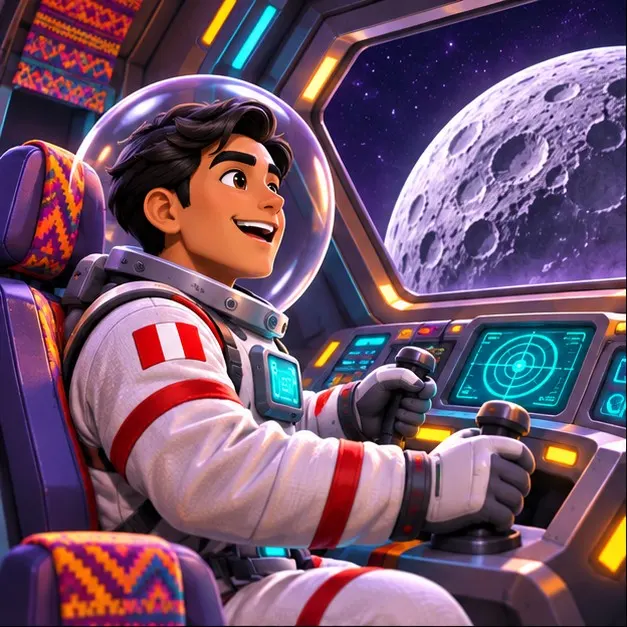
#> input picture tools/ia-originales/historia/cuadro-01.webp, 627 x 627 px; its folder holds only this picture in this run
$ python marca-agua.py
#> lines starting #> are read from the running program, lines starting #| are printed output that depends on the picture
"""Marca de agua visible «Imagen generada con IA · AI-generated» en las ilustraciones hechas con IA
(regla del envío de NASA Space Apps). Lee los originales de tools/ia-originales/ y escribe en assets/.

Uso: python3 tools/marca-agua.py
"""
from pathlib import Path
from PIL import Image, ImageDraw, ImageFont

RAIZ = Path(__file__).resolve().parent.parent
TEXTO = 'Imagen generada con IA · AI-generated'
FUENTE = '/usr/share/fonts/truetype/dejavu/DejaVuSans-Bold.ttf'

def marcar(origen: Path, destino: Path, chica=False):
#> called with chica = False
    im = Image.open(origen).convert('RGBA')
    w, h = im.size
#> w = 627; h = 627
    tam = max(11, int(min(w, h) * (0.03 if not chica else 0.045)))
#> tam = 18
    capa = Image.new('RGBA', im.size, (0, 0, 0, 0))
#> capa: PIL image 627x627 RGBA; every value is 0
    d = ImageDraw.Draw(capa)
    while True:  # achica la letra hasta que el texto quepa en el 88 % del ancho
        f = ImageFont.truetype(FUENTE, tam)
        caja = d.textbbox((0, 0), TEXTO, font=f)
        tw, th = caja[2] - caja[0], caja[3] - caja[1]
        if tw <= w * 0.88 or tam <= 9: break
        tam -= 1
#> this loop made 1 pass
#> (caja, tw, th) on pass 1: ((0, 3, 399, 21), 399, 18)
#> after the loop, tam = 18
    pad = int(tam * 0.5)
#> pad = 9
    x, y = w - tw - pad * 3, h - th - pad * 3
#> x = 201; y = 582
    d.rounded_rectangle((x - pad, y - pad, x + tw + pad, y + th + pad * 1.4), radius=pad, fill=(14, 6, 36, 170))
    d.text((x, y), TEXTO, font=f, fill=(255, 255, 255, 235))
    out = Image.alpha_composite(im, capa)
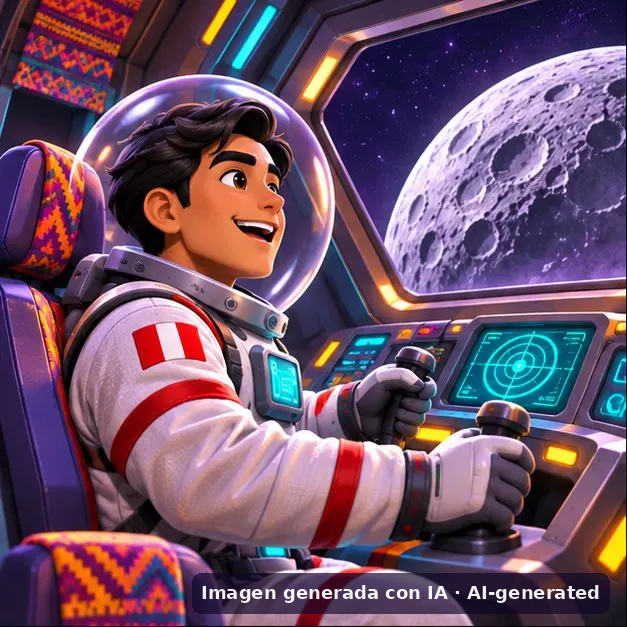
#> out: PIL image 627x627 RGBA; mean R, G, B, A 109.3, 80.7, 103.2, 255
    if origen.parent.name == 'historia':
        out = out.convert('RGB')
#> out: PIL image 627x627 RGB
    out.save(destino, quality=82)

for o in sorted((RAIZ / 'tools/ia-originales/historia').glob('*.webp')):
    marcar(o, RAIZ / 'assets/historia' / o.name)
for o in sorted((RAIZ / 'tools/ia-originales/marca').glob('*.webp')):
    marcar(o, RAIZ / 'assets/marca' / o.name, chica=True)
print('listo')

$ run again, on tools/ia-originales/historia/cuadro-05.webp
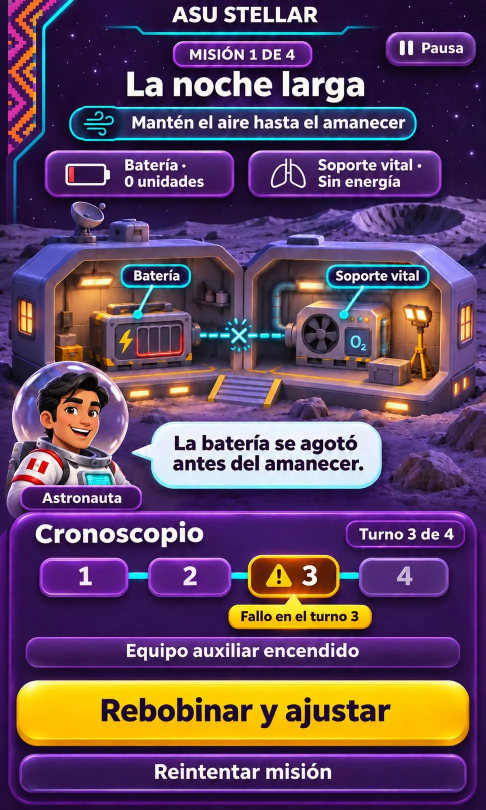
#> input picture tools/ia-originales/historia/cuadro-05.webp, 972 x 1619 px (shown at 1/2 size)
#> capa: PIL image 972x1619 RGBA; every value is 0
#> the loop in marcar, `while True:` made 1 pass
#> (caja, tw, th) on pass 1: ((0, 5, 643, 33), 643, 28)
#> after the loop in marcar, `while True:`: tam = 29
#> pad = 14
#> x = 287; y = 1549
#> in marcar, `out = Image.alpha_composite(im, capa)`:
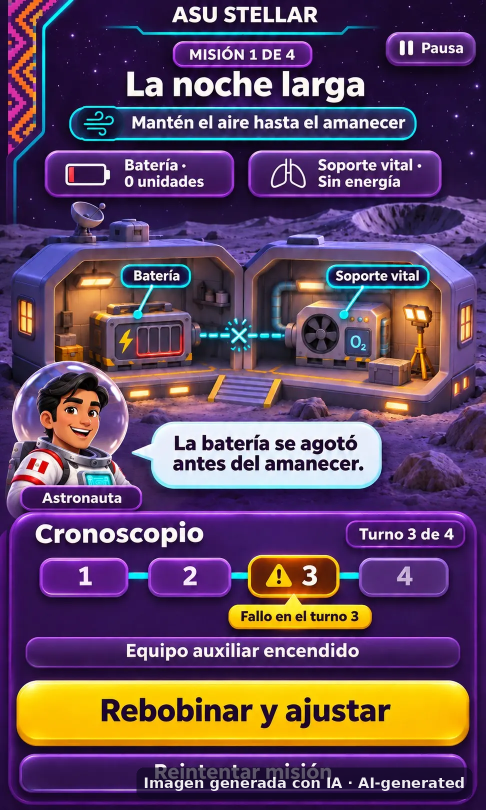
#> out: PIL image 972x1619 RGBA (shown at 1/2 size); mean R, G, B, A 97.8, 71.2, 97.6, 255

$ run again, on tools/ia-originales/historia/cuadro-06.webp
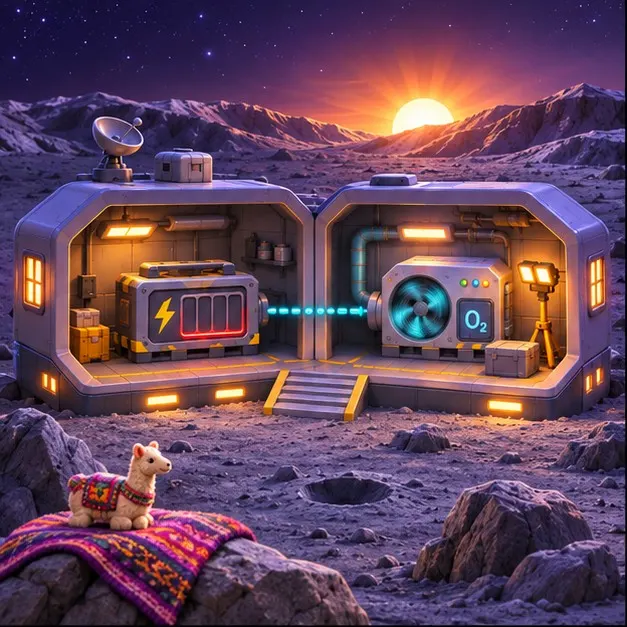
#> input picture tools/ia-originales/historia/cuadro-06.webp, 627 x 627 px
#> capa: PIL image 627x627 RGBA; every value is 0
#> the loop in marcar, `while True:` made 1 pass
#> (caja, tw, th) on pass 1: ((0, 3, 399, 21), 399, 18)
#> after the loop in marcar, `while True:`: tam = 18
#> pad = 9
#> x = 201; y = 582
#> in marcar, `out = Image.alpha_composite(im, capa)`:
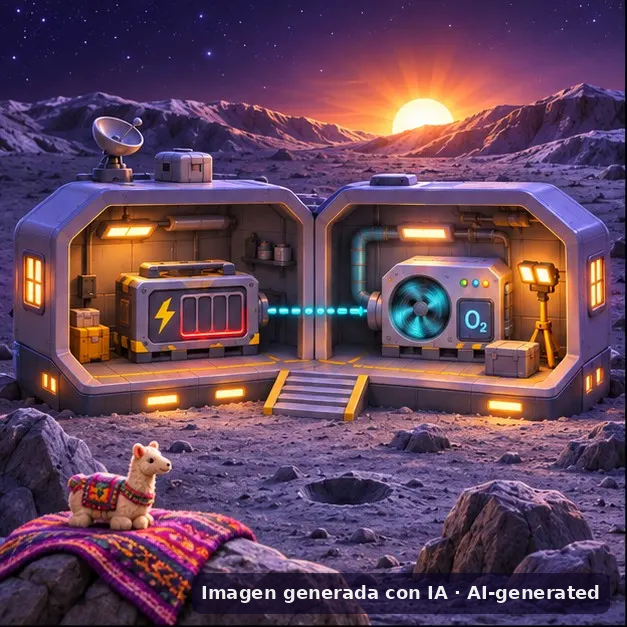
#> out: PIL image 627x627 RGBA; mean R, G, B, A 99.8, 68.8, 91.1, 255

$ run again, on tools/ia-originales/historia/cuadro-07.webp
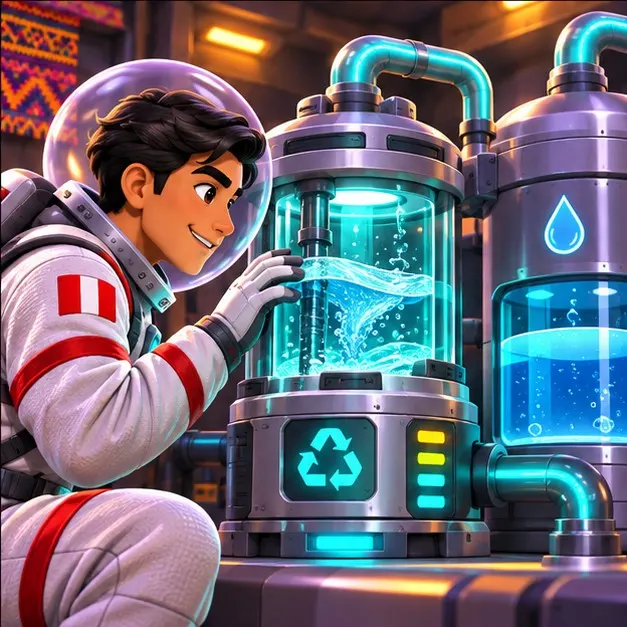
#> input picture tools/ia-originales/historia/cuadro-07.webp, 627 x 627 px
#> capa: PIL image 627x627 RGBA; every value is 0
#> the loop in marcar, `while True:` made 1 pass
#> (caja, tw, th) on pass 1: ((0, 3, 399, 21), 399, 18)
#> after the loop in marcar, `while True:`: tam = 18
#> pad = 9
#> x = 201; y = 582
#> in marcar, `out = Image.alpha_composite(im, capa)`:
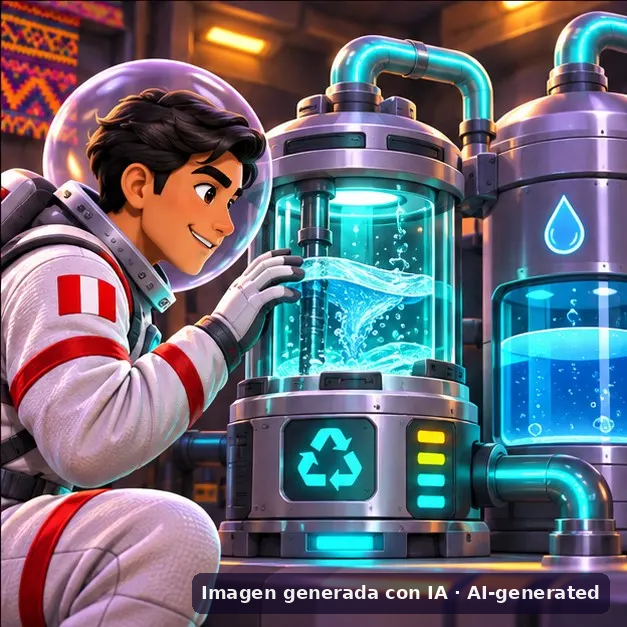
#> out: PIL image 627x627 RGBA; mean R, G, B, A 104.5, 104.5, 117.4, 255

$ run again, on tools/ia-originales/historia/cuadro-02.webp
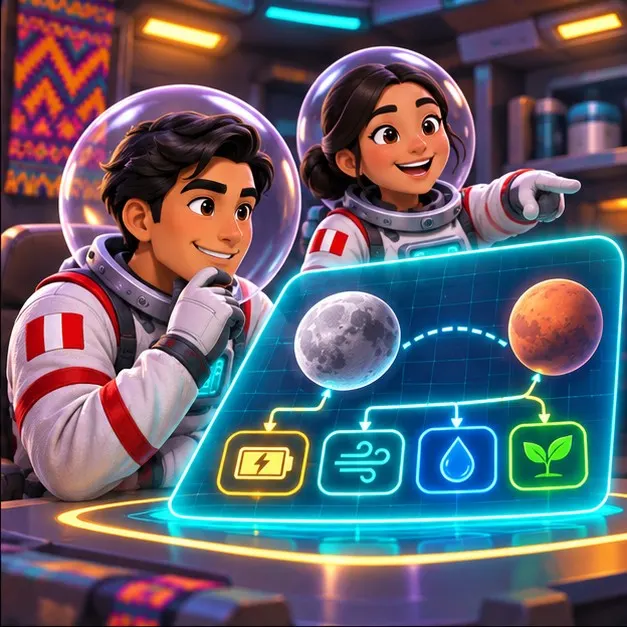
#> input picture tools/ia-originales/historia/cuadro-02.webp, 627 x 627 px
#> capa: PIL image 627x627 RGBA; every value is 0
#> the loop in marcar, `while True:` made 1 pass
#> (caja, tw, th) on pass 1: ((0, 3, 399, 21), 399, 18)
#> after the loop in marcar, `while True:`: tam = 18
#> pad = 9
#> x = 201; y = 582
#> in marcar, `out = Image.alpha_composite(im, capa)`:
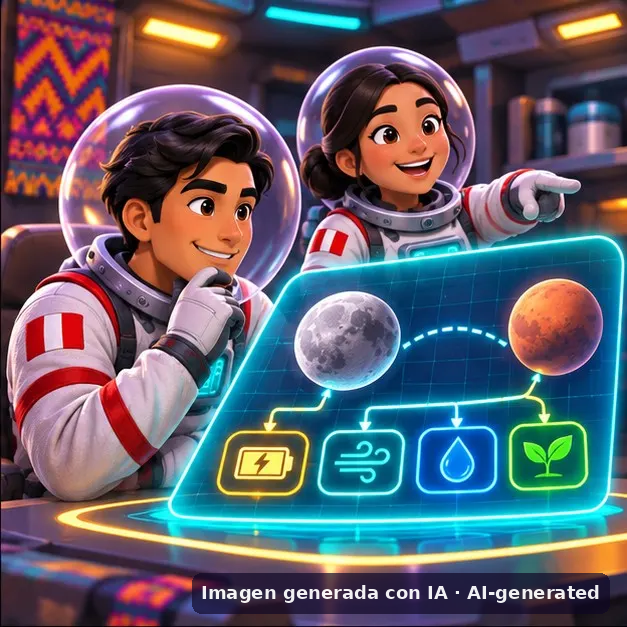
#> out: PIL image 627x627 RGBA; mean R, G, B, A 96, 96, 107.9, 255
